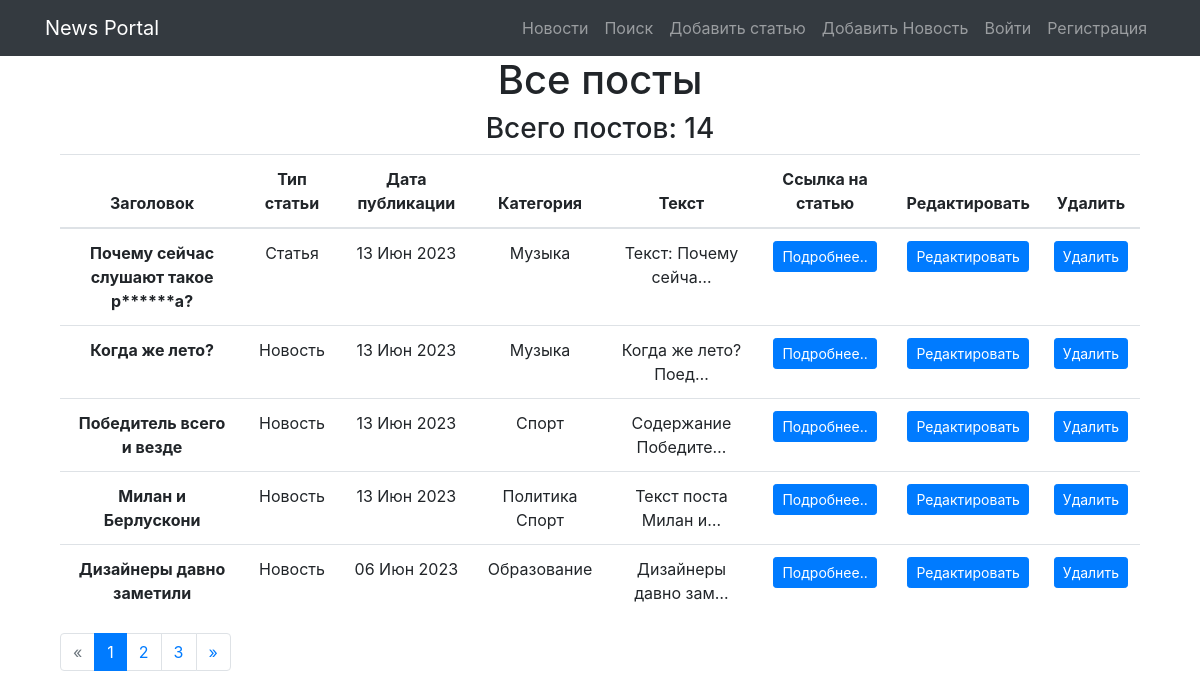
The page / on the database its author committed.
### news/models.py (models this page shows, shortened)
class Post(models.Model):
    class Meta:
        verbose_name = 'Пост'
        verbose_name_plural = 'Посты'
    ARTICLE = 'article'
    NEWS = 'news'
    POST_TYPES = [
        (ARTICLE, 'Статья'),
        (NEWS, 'Новость'),
    ]
    author = models.ForeignKey(Author, verbose_name='Автор', on_delete=models.CASCADE)
    post_type = models.CharField(max_length=10, verbose_name='тип поста', choices=POST_TYPES)
    created_at = models.DateTimeField(auto_now_add=True)
    category = models.ManyToManyField(Category, verbose_name='Категория', through='PostCategory')
    title = models.CharField(max_length=200, verbose_name='Заголовок')
    text = models.TextField(verbose_name='Содержание')
    rating = models.IntegerField(default=0, verbose_name='Рейтинг')

class Category(models.Model):
    class Meta:
        verbose_name = 'Категория'
        verbose_name_plural = 'Категории'
    name_category = models.CharField(max_length=150, unique=True)

### news/views.py (the view)
# urls.py: path('', PostsListView.as_view(), name='posts_list'),
class PostsListView(ListView):
    model = Post
    template_name = 'news/posts_list.html'
    context_object_name = 'posts'
    ordering = ['-created_at']
    paginate_by = 5

### news/templatetags/custom_filters.py (called while the page is built)
@register.filter()
def censor(post_text: str):
    if not isinstance(post_text, str):
        raise ValueError('Можно применить только к строке!')  # Если строка, то в ней уже ищем плохие слова
    if 'редиск' or 'баран' in post_text:
        text = post_text.replace('редиск', 'р******')
        text = text.replace('баран', 'б****')
        return text

### templates/news/posts_list.html (shortened to what this page needs)
{% extends 'flatpages/default.html' %}
{% load static %}
{% load custom_filters %}
{% block content %}
<div class="col-lg-12 text-center" xmlns="http://www.w3.org/1999/html">
    <h1>Все посты</h1>
    <h3>Всего постов: {{ paginator.count }}</h3>
    <table class="table">
        <thead>
        <tr>
            <th scope="col">Заголовок</th>
            <th scope="col">Тип статьи</th>
            <th scope="col">Дата публикации</th>
            <th scope="col">Категория</th>
            <th scope="col">Текст</th>
            <th scope="col">Ссылка на статью</th>
            <th scope="col">Редактировать</th>
            <th scope="col">Удалить</th>
        </tr>
        </thead>
        <tbody>
        {% for post in posts %}
        <tr>
            <th scope="row">{{ post.title|censor }}</th>
            {% if post.post_type == 'article' %}
                <td>Статья</td>
            {% else %}
                <td>Новость</td>
            {% endif %}
            <td>{{ post.created_at | date:'d M Y' }}</td>
            <td>
                {% for category in post.category.all %}
                    {{ category.name_category }}
                {% endfor %}
            </td>
            <td>{{ post.text | truncatechars:20|censor }}</td>
            <td><a class="btn btn-primary btn-sm" href="{% url 'post_detail' post.pk %}">Подробнее..</a></td>
            <td><a class="btn btn-primary btn-sm" href="{% url 'post_update' post.pk %}">Редактировать</a></td>
            <td><a class="btn btn-primary btn-sm" href="{% url 'post_delete' post.pk %}">Удалить</a></td>
        </tr>
        {% endfor %}
        </tbody>
    </table>
{% include "flatpages/pagination.html" %}
</div>
{% endblock %}

### rows shown on the page
Post: title|censor "Почему сейчас слушают такое р******а?", post_type "Статья", created_at "13 Июн 2023", text|censor "Текст: Почему сейча…"
Category: name_category "Музыка"
Post: title|censor "Когда же лето?", post_type "Новость", created_at "13 Июн 2023", text|censor "Когда же лето? Поед…"
Post: title|censor "Победитель всего и везде", post_type "Новость", created_at "13 Июн 2023", text|censor "Содержание Победите…"
Category: name_category "Спорт"
Post: title|censor "Милан и Берлускони", post_type "Новость", created_at "13 Июн 2023", text|censor "Текст поста Милан и…"
Category: name_category "Политика"
Post: title|censor "Дизайнеры давно заметили", post_type "Новость", created_at "06 Июн 2023", text|censor "Дизайнеры давно зам…"
Category: name_category "Образование"

### other values the page prints
{{ paginator.count }} "14"
{{ num }} "1"
{{ num }} "2" "3"
